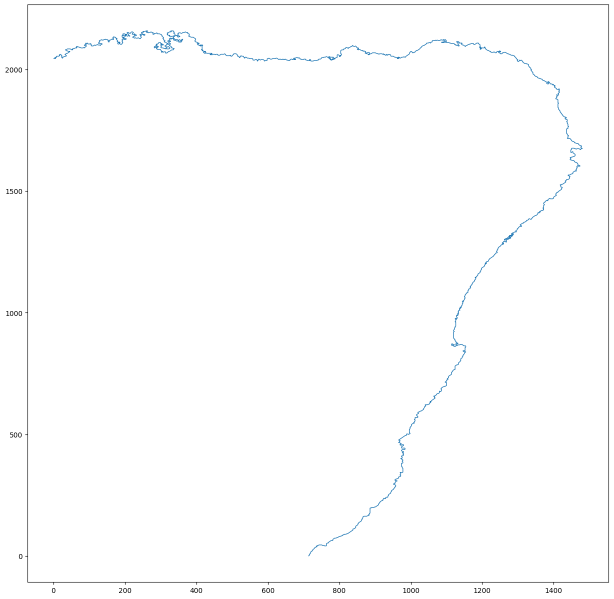
#> input picture coastline vector.png, 1227 x 1198 px (shown at 1/2 size)
$ python -i modified_marching_squares_altseg.py   (imports and definitions only)
#> lines starting #> are read from the running program, lines starting #| are printed output that depends on the picture
import matplotlib.pyplot as plt
import numpy as np
from numpy.typing import NDArray
import cv2
from typing import Any

# typedefs
_NUMERIC_ARRAY = NDArray[np.floating[Any] | np.integer[Any]]
_POINT = tuple[int, int]
_VECTOR = tuple[_POINT, _POINT]


class CoastlineExtractor_MS_altseg:
    def __init__(self, threshold=0.5):
        self.threshold = threshold

    # [16 lines left out: function plot_hue_histogram, not called in this run]

    @staticmethod
    def _preprocess_image(masked_image: _NUMERIC_ARRAY, downsample_factor: np.float32) -> tuple[_NUMERIC_ARRAY,_NUMERIC_ARRAY]:
        """
        Reads a tif file with bgr formatting, resizes the image and applies appropriate
        masking to NaN values and drops border artifacts.

        Args:
            masked_image: array
                The cloud masked image
            downsample_factor: float
                Scaling factor for the image on each axis. e.g. 0.5
                applied to a 1024x1024 image results in a 512x512 image for a 4x
                reduction in pixels.

        Returns:
            resized_image : array
                Downsampled image with NaNs preserved.
            valid_mask : array (bool)
                Mask marking valid pixels after resizing.
        """
#> called with downsample_factor = 1

        # print("[INFO] Preprocessing image for segmentation")

        #print(f"Number of nan values before downsampling {np.isnan(masked_image).sum()}")

        img = masked_image


        # Convert image to (H,W,bands) format
        if img.ndim == 2:
            img = cv2.cvtColor(img.astype(np.uint8), cv2.COLOR_GRAY2BGR)

        elif img.ndim == 3 and img.shape[0] in (3, 4):
            img = np.moveaxis(img, 0, -1)


        img = img.astype(np.float32)

        # Mask where all channels are finite.
        valid_mask_orig = np.isfinite(img).all(axis=-1)
#> valid_mask_orig: shape (1198, 1227) bool; every value is 1

        # If necessary for performance speed, compress the file.
        # new_size: _POINT = (
        #     int(img.shape[1] * downsample_factor),
        #     int(img.shape[0] * downsample_factor),
        # )

        # # Use nearest neighbour interpolation, to avoid interpolating NaNs.
        # img_resized: _NUMERIC_ARRAY = cv2.resize(
        #     img, new_size, interpolation=cv2.INTER_NEAREST
        # )
        # mask_resized: _NUMERIC_ARRAY = cv2.resize(
        #     valid_mask_orig.astype(np.uint8), new_size, interpolation = cv2.INTER_NEAREST
        #     ).astype(bool)
        img_resized = img
        mask_resized = valid_mask_orig

        #print(f"Number of NaN values after downsampling {np.isnan(img_resized).sum()}")

        # Remove border areas.
        border_mask = np.all(img_resized < 5, axis=-1)
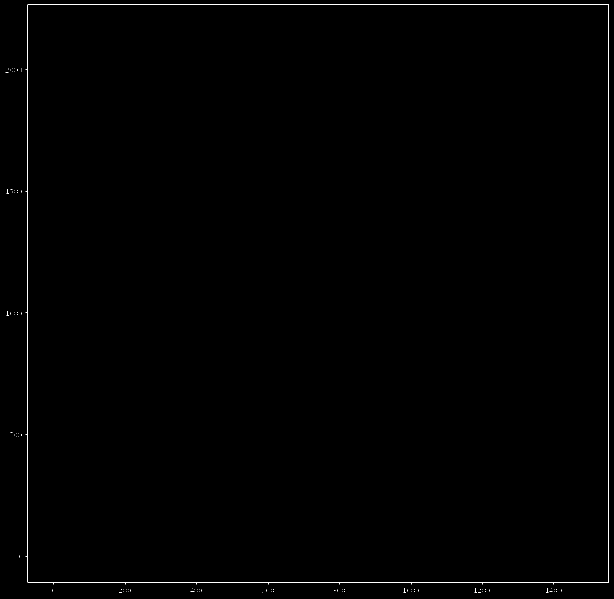
#> border_mask: shape (1198, 1227) bool (shown at 1/2 size); 0.34% white in thin lines or dots
        mask_resized[border_mask] = False
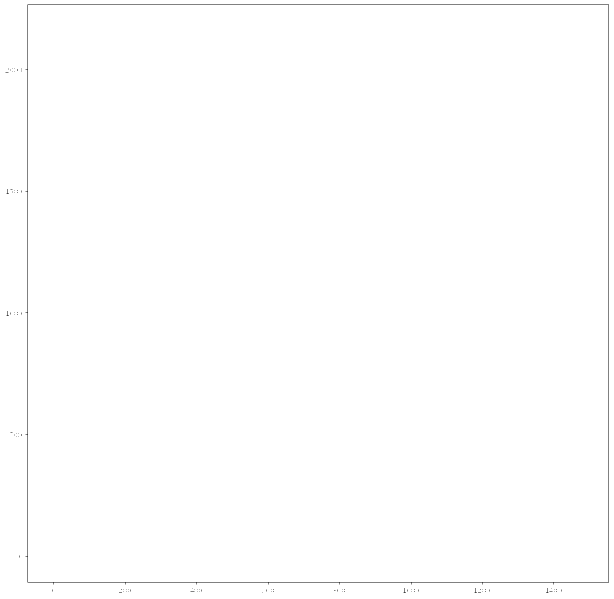
#> mask_resized: shape (1198, 1227) bool (shown at 1/2 size); 99.7% white; black in thin lines or dots

        # Apply mask.
        img_resized[~mask_resized] = np.nan
#> img_resized: shape (1198, 1227, 3) float32; 0.34% of the values are NaN or infinite; the others: min 5, max 255, mean 254.2

        #CloudMask.visualise_image(img_resized[:,:,:3]) - optional visualisation

        return img_resized , mask_resized

    @staticmethod
    def _otsu_segmentation_4channel(preprocessed_image: _NUMERIC_ARRAY, valid_mask: _NUMERIC_ARRAY, ndwi_bias=0.1) -> tuple[np.float32, _NUMERIC_ARRAY]:
        """Use OTSU segmentation to classify land and sea.

        Uses the Otsu segmentation method to distinguish between land and sea to
        extract the coastline vector. The Otsu threshold works by creating a histogram of the NDWI
        values calculated using the formula NDWI = (G-NIR)/(G+NIR). This was chosen as through iterative testing
        it proved to be the most successful simple method to produce two large peaks with a noticable minimum
        which identifies a key threshold value to distinguish land and sea.

        Args:
            image: The image to be segmented.
            valid_mask: Mask of all NaN values

        Returns:
            ndwi_threshold: float
                The threshold value used to segment the image
            segmented_iamge: array
                Binary mask (0 = sea, 1 = land), Nans replaced with 16.
            threshold_valid: array
                OpenCVs raw thresholding output.

        """
#> called with ndwi_bias = 0.1

        # print("[INFO] Performing Otsu segmentation")

        image = preprocessed_image #.copy() TODO no need to make a copy here


        # Extract channels
        green = image[:,:,1].astype(np.float32)
#> (the run stopped early here; a loop or call above may not have finished)
